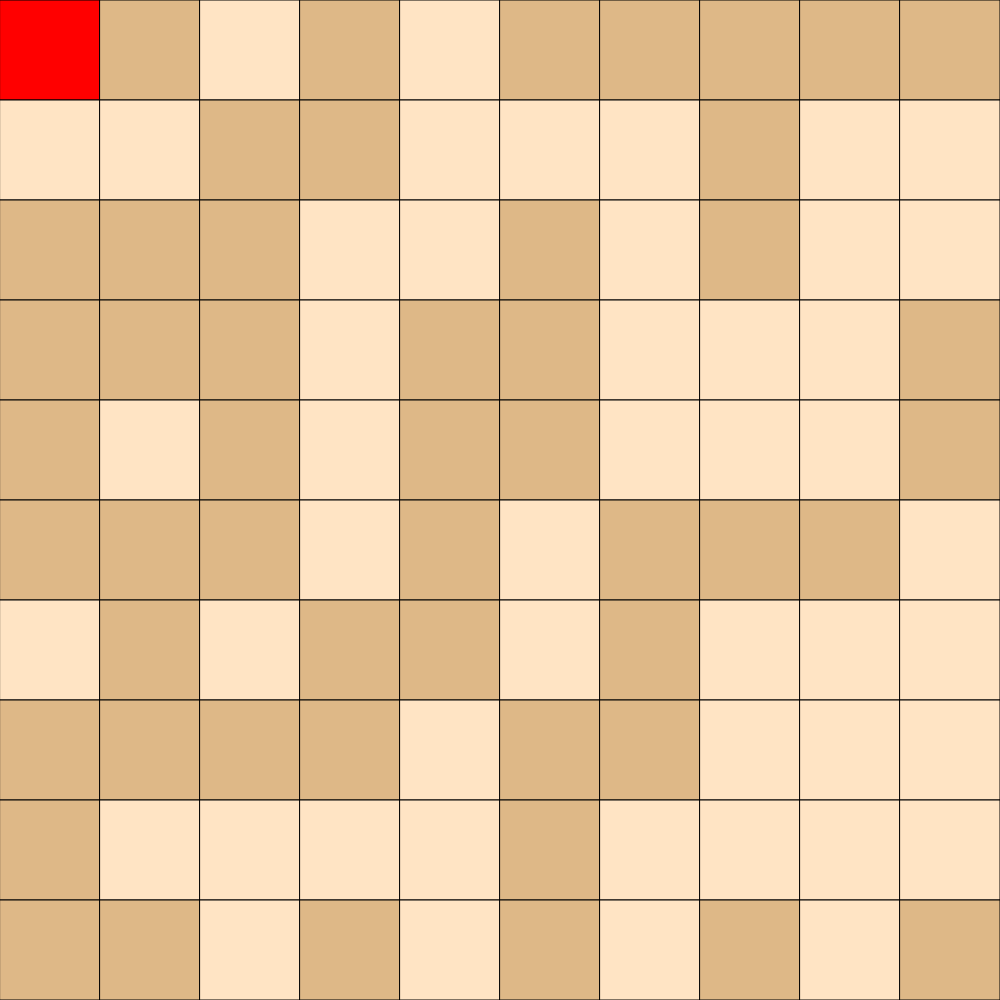
Frame 1 (no input)
Frame 60 (no input): identical to frame 1, image omitted
Frame 120 (the mouse pressed at the canvas centre since frame 60): identical to frame 1, image omitted

The p5.js sketch that drew this single still picture (run headless with seeded random() and noise() and a simulated clock; from frame 60 on, the mouse is pressed at the canvas centre):

// p5.js sketch
// ── sketch.js
// Grid Demo
// Riley Sane
// 10/22/2024


// if hard coding a grid use this :)
// let grid = [[1,0,0,1],
//             [0,1,1,0],
//             [1,0,1,1],
//             [1,1,1,0]];

let grid;
let cellSize;
const GRID_SIZE = 10;
const OPEN_TILE = 0;
const IMPASSIBLE = 1;
const PLAYER = 9;
let thePlayer = {
  x: 0,
  y: 0,
};

function setup() {
  
  if (windowHeight < windowWidth){
    createCanvas(windowHeight, windowHeight);
  }
  else {
    createCanvas(windowWidth, windowWidth);
  }
  cellSize = height/GRID_SIZE;
  grid = genRandGrid(GRID_SIZE, GRID_SIZE);

  grid[thePlayer.y][thePlayer.x] = PLAYER;
}

function windowResized() {
  if (windowHeight < windowWidth){
    resizeCanvas(windowHeight, windowHeight);
  }
  else {
    resizeCanvas(windowWidth, windowWidth);
  }
  cellSize = height/GRID_SIZE;
}

function draw() {
  background(220);
  displayGrid();
}

function keyPressed() {
  if (key === 'e') {
    grid = genRandGrid(GRID_SIZE, GRID_SIZE);
  }
  if (key === 'r'){
    grid = genEmptyGrid(GRID_SIZE, GRID_SIZE);
  }
  if (key === 'q') {
    let x = Math.floor(mouseX/cellSize);
    let y = Math.floor(mouseY/cellSize);
    toggleCell(x,y);
  }
  if (key === 's') {
    movePlayer(thePlayer.x, thePlayer.y + 1);
  }
  if (key === 'w') {
    movePlayer(thePlayer.x, thePlayer.y - 1);
  }
  if (key === 'a') {
    movePlayer(thePlayer.x - 1, thePlayer.y);
  }
  if (key === 'd') {
    movePlayer(thePlayer.x + 1, thePlayer.y);
  }
}

function movePlayer(x,y) {
  if (x >= 0 && x < GRID_SIZE && y >= 0 && y < GRID_SIZE && grid[y][x] === OPEN_TILE) {
    let oldX = thePlayer.x;
    let oldY = thePlayer.y;
    thePlayer.x = x;
    thePlayer.y = y;

    grid[oldY][oldX] = OPEN_TILE;
    grid[thePlayer.y][thePlayer.x] = PLAYER;
  }
  console.log(oldX);
  console.log(oldY);
}


function toggleCell(x,y) {
  if (x >= 0 && x <= GRID_SIZE && y >= 0 && y <= GRID_SIZE) {
    if (grid[y][x] === OPEN_TILE) {
      grid[y][x] = IMPASSIBLE;
    }
    else if (grid[y][x] === IMPASSIBLE) {
      grid[y][x] = OPEN_TILE;
    }
    
  }
  
}

function displayGrid() {
  for (let y = 0; y < GRID_SIZE; y++) {
    for (let x = 0; x < GRID_SIZE; x++) {
      if (grid[y][x] === IMPASSIBLE) {
        fill("burlywood");
      }
      else if (grid[y][x] === OPEN_TILE) {
        fill("bisque");
      }
      else if (grid[y][x] === PLAYER) {
        fill("red");
      }
      square(x * cellSize, y * cellSize, cellSize);
    }
  }
}

function genRandGrid(columns, rows) {
  let newGrid = [];
  for (let y = 0; y < rows; y++) {
    newGrid.push([]);
    for (let x =0; x < columns; x++) {
      if (random(100) < 50) {
        newGrid[y].push(IMPASSIBLE);
      }
      else {
        newGrid[y].push(OPEN_TILE);
      }
    }
  }
  return newGrid;
}

function genEmptyGrid(columns, rows) {
  let newGrid = [];
  for (let y = 0; y < rows; y++) {
    newGrid.push([]);
    for (let x =0; x < columns; x++) {
      newGrid[y].push(OPEN_TILE);
    }
  }
  return newGrid;
}
